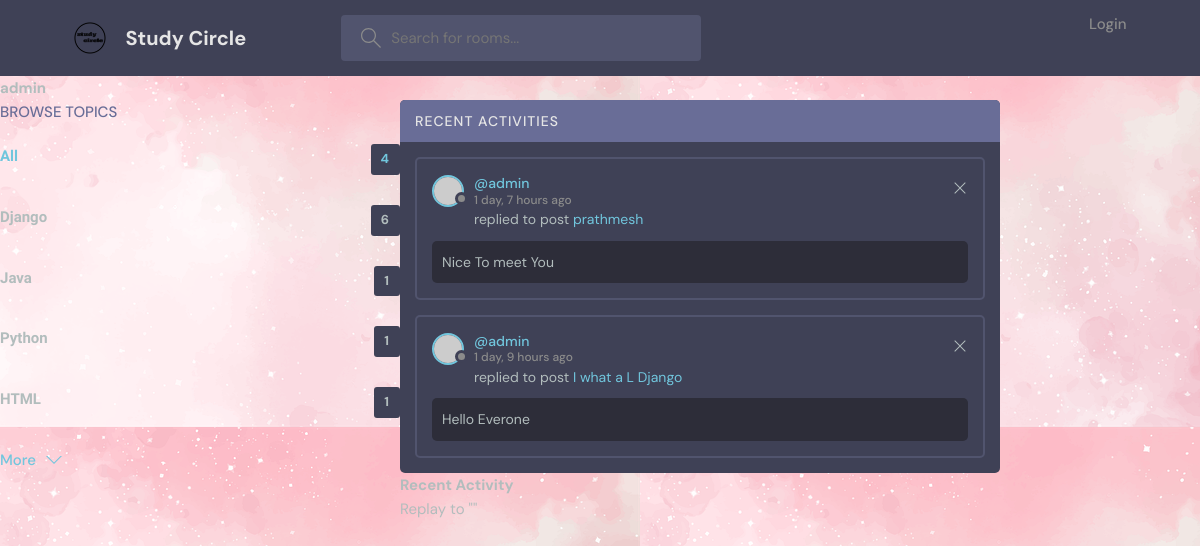
The page /profile/3/ on the database as committed earlier.
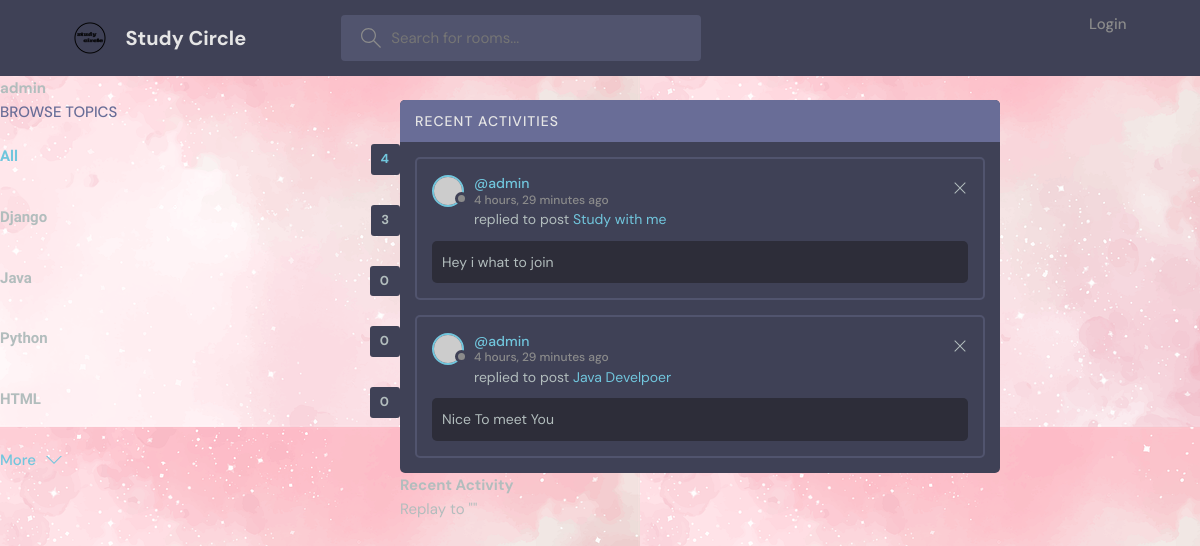
The same page on the database as committed later.
### base/models.py (models this page shows, shortened)
class Topic(models.Model):
    name = models.CharField(max_length=200)

class Message(models.Model):
    user = models.ForeignKey(User,on_delete=models.CASCADE)
    room = models.ForeignKey(Room,on_delete=models.CASCADE)
    body = models.TextField()
    updated = models.DateTimeField(auto_now=True)
    created  = models.DateTimeField(auto_now_add=True)
    class Meta:
        ordering = ['-updated','-created']
    def __str__(self):
        return self.body[0:50]

class Room(models.Model):
    host = models.ForeignKey(User,on_delete=models.SET_NULL,null=True)
    topic =models.ForeignKey(Topic,on_delete=models.SET_NULL,null=True)
    name = models.CharField(max_length=200)
    description = models.TextField(null=True,blank=True)
    participants = models.ManyToManyField(User,related_name='participants',blank=True)
    updated = models.DateTimeField(auto_now=True)
    created  = models.DateTimeField(auto_now_add=True)
    class Meta:
        ordering = ['-updated','-created']
    def __str__(self):
        return self.name

### base/views.py (the view)
# urls.py: path('profile/<str:pk>/', views.userprofile, name="user-profile"),
def userprofile(request,pk):
    user = User.objects.get(id=pk)
    rooms = user.room_set.all()
    room_messages =user.message_set.all()
    topics = Topic.objects.all()
    context={'user':user,'rooms':rooms,'room_messages':room_messages,'topics':topics}
    return render(request,'base/profile.html',context)

### base/templates/base/profile.html (shortened to what this page needs)
{% extends "main.html" %}
{% block content %}
<h1>{{user.username}}</h1>
<div class="profile-container">
    <div>
        {% include "base/topics_components.html" %}
    </div>
    <div>
        {% include "base/activity_components.html" %}
    </div>
</div>
{% endblock content %}

### templates/main.html (shortened to what this page needs)
<!DOCTYPE html>
{% load static %}
<html lang="en">
  <head>
    <link rel="stylesheet" href="{% static 'styles/style.css'%}" />
  </head>
  <body>
    {% include 'navbar.html' %}
    {% block content %}
    {% endblock content %}
  </body>
</html>

### templates/navbar.html (shortened to what this page needs)
{% load static %}
<header class="header header--loggedIn">
    <div class="container">
      <a href="{% url "home" %}" class="header__logo">
        <img src="{% static 'images/s.png' %}" />
        <h1>Study Circle</h1>
      </a>
      <form class="header__search" method="GET" action ="{% url 'home' %}">
        <label>
          <input name = "q" placeholder="Search for rooms..." />
        </label>
      </form>
      <nav class="header__menu">
        {% if request.user.is_authenticated %}
        <div class="header__user">
          <a href="profile.html">
            <div class="avatar avatar--medium active">
              <img src="https://randomuser.me/api/portraits/men/37.jpg" />
            </div>
            <p>{{request.user.username}}<span>@{{request.user.username}}</span></p>
          </a>
          <button class="dropdown-button">
            <svg version="1.1" xmlns="http://www.w3.org/2000/svg" width="32" height="32" viewBox="0 0 32 32">
              <title>chevron-down</title>
              <path d="M16 21l-13-13h-3l16 16 16-16h-3l-13 13z"></path>
            </svg>
          </button>
        </div>
        {% else %}
        <a href="{% url 'login' %}">
            <p>Login</p>
        </a>
        {% endif %}
      </nav>
    </div>
  </header>

### base/templates/base/topics_components.html
<div class="topics">
    <div class="topics__header">
      <h2>Browse Topics</h2>
    </div>
    <ul class="topics__list">
      <li>
        <a href="{% url 'home'%}" class="active">All<span>{{topics.count}}</span></a>
      </li>
      {% for topic in topics %}
      <li>
        <a href="{% url 'home' %}?q={{topic.name}}">{{topic.name}} <span>{{topic.room_set.all.count}}</span></a>
      </li>
      {% endfor %}
    </ul>
    <a class="btn btn--link" href="topics.html">
      More
      <svg version="1.1" xmlns="http://www.w3.org/2000/svg" width="32" height="32" viewBox="0 0 32 32">
        <title>chevron-down</title>
        <path d="M16 21l-13-13h-3l16 16 16-16h-3l-13 13z"></path>
      </svg>
    </a>
  </div>

### base/templates/base/activity_components.html (shortened to what this page needs)
<div class="activities">
  <div class="activities__header">
    <h2>Recent Activities</h2>
  </div>
  {% for message in room_messages %}
  <div class="activities__box">
    <div class="activities__boxHeader roomListRoom__header">
      <a href="profile.html" class="roomListRoom__author">
        <div class="avatar avatar--small">
          <img src="https://randomuser.me/api/portraits/women/11.jpg" />
        </div>
        <p>
          @{{message.user}}
          <span>{{message.created|timesince}} ago</span>
        </p>
      </a>
      <div class="roomListRoom__actions">
        <a href="#">
          <svg version="1.1" xmlns="http://www.w3.org/2000/svg" width="32" height="32" viewBox="0 0 32 32">
            <title>remove</title>
            <path
              d="M27.314 6.019l-1.333-1.333-9.98 9.981-9.981-9.981-1.333 1.333 9.981 9.981-9.981 9.98 1.333 1.333 9.981-9.98 9.98 9.98 1.333-1.333-9.98-9.98 9.98-9.981z"
            ></path>
          </svg>
        </a>
      </div>
    </div>
    <div class="activities__boxContent">
      <p>replied to post <a href="">{{message.room}}</a></p>
      <div class="activities__boxRoomContent">
        {{message}}
      </div>
    </div>
  </div>
  {% endfor %}
</div>
<div>
    <h3>Recent Activity</h3>
    <div>
        <small>Replay to ""</small>
</div>

### base/templates/base/profile.html (style rules this page uses)
.profile-container { display:grid; grid-template-columns: 2fr 3fr 1fr; }

Rows that differ between the two databases and show on the page:
removed Message: user "admin", created "1 day, 7 hours", room "prathmesh", body "Nice To meet You"
removed Message: user "admin", created "1 day, 9 hours", room "I what a L Django", body "Hello Everone"
computed for Topic "Django": room_set.all.count "6" → "3"
computed for Topic "Java": room_set.all.count "1" → "0"
computed for Topic "Python": room_set.all.count "1" → "0"
computed for Topic "HTML": room_set.all.count "1" → "0"
added Message: user "admin", created "4 hours, 29 minutes", room "Study with me", body "Hey i what to join"
added Message: user "admin", created "4 hours, 29 minutes", room "Java Develpoer", body "Nice To meet You"
